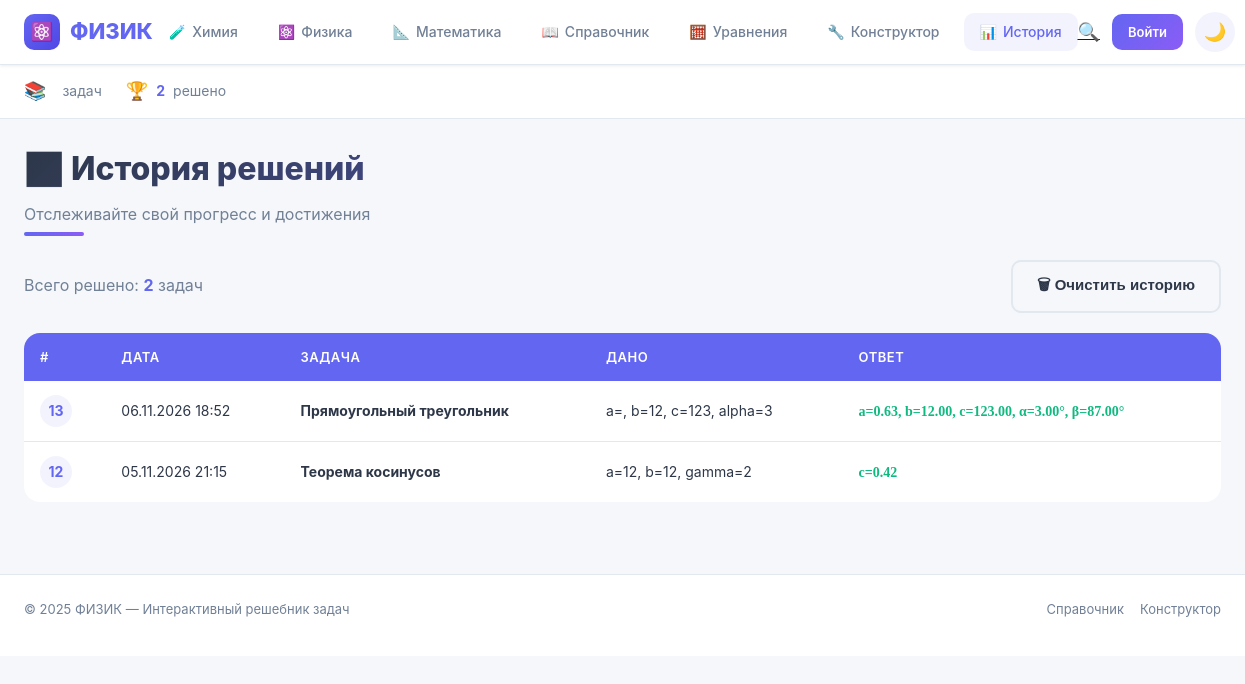
The app's page /history (signed in), older data.
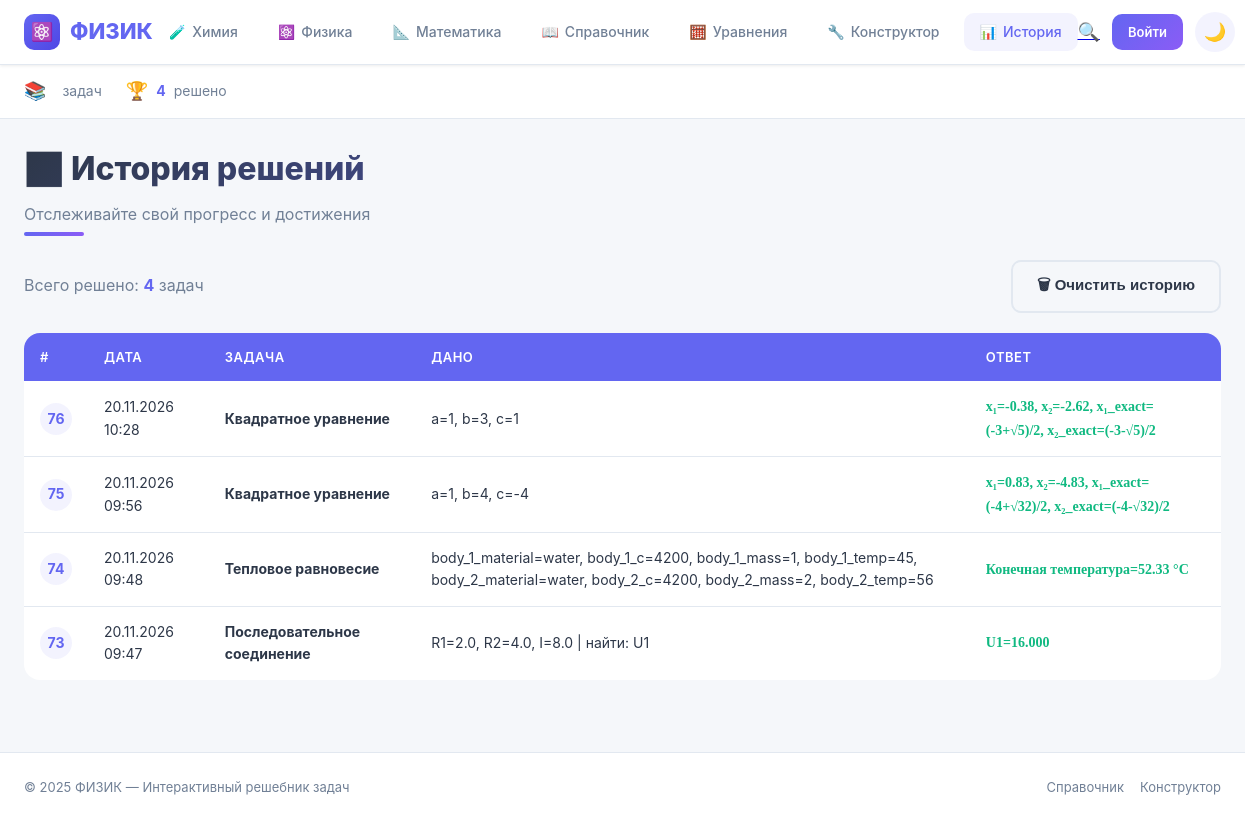
The same page, newer data.
### tables this page shows
CREATE TABLE history (
            id INTEGER PRIMARY KEY AUTOINCREMENT,
            user_id INTEGER NOT NULL,
            task_id TEXT NOT NULL,
            task_name TEXT NOT NULL,
            inputs TEXT NOT NULL,
            results TEXT NOT NULL,
            created_at TEXT NOT NULL,
            FOREIGN KEY (user_id) REFERENCES users(id)
        );

### app.py (the view)
@app.route('/history')
def history():
    user = get_current_user()
    if not user:
        flash('Войдите в аккаунт', 'warning')
        return redirect(url_for('login'))
    records = get_history(user['id'])
    return render_template('history.html', records=records)

### app.py (called while the page is built)
def get_current_user():
    if 'user_id' in session:
        return get_user_by_id(session['user_id'])
    return None

### models.py (called while the page is built)
def _get_connection():
    conn = sqlite3.connect(DB_PATH)
    conn.execute("PRAGMA foreign_keys = ON")
    return conn

def get_user_by_id(user_id):
    with _get_connection() as conn:
        conn.row_factory = sqlite3.Row
        user = conn.execute("SELECT * FROM users WHERE id = ?", (user_id,)).fetchone()
        if not user:
            return None
        return {
            'id': user['id'],
            'username': user['username'],
            'email': user['email'],
            'avatar': user['avatar'],
            'xp': user['xp'],
            'coins': user['coins'],
            'streak': user['streak'],
            'created_at': user['created_at']
        }

def get_history(user_id, limit=50):
    with _get_connection() as conn:
        conn.row_factory = sqlite3.Row
        rows = conn.execute(
            "SELECT * FROM history WHERE user_id = ? ORDER BY id DESC LIMIT ?",
            (user_id, limit)
        ).fetchall()
    return [dict(r) for r in rows]

### templates/history.html (shortened to what this page needs)
{% extends 'base.html' %}
{% block content %}
<div class="page-header">
    <h1>📊 История решений</h1>
    <p class="subtitle">Отслеживайте свой прогресс и достижения</p>
</div>
{% if records %}
<div style="display: flex; justify-content: space-between; align-items: center; margin-bottom: 20px; flex-wrap: wrap; gap: 12px;">
    <div style="font-size: 16px; color: var(--text-secondary);">
        Всего решено: <strong style="color: var(--primary);">{{ records|length }}</strong> задач
    </div>
    <form method="post" action="{{ url_for('history_clear') }}"
          onsubmit="return confirm('Удалить всю историю?');">
        <button class="btn btn-outline" type="submit">🗑 Очистить историю</button>
    </form>
</div>
<div class="history-table">
    <table>
        <thead>
            <tr>
                <th>#</th>
                <th>Дата</th>
                <th>Задача</th>
                <th>Дано</th>
                <th>Ответ</th>
            </tr>
        </thead>
        <tbody>
            {% for r in records %}
            <tr class="history-row">
                <td><span class="history-number">{{ r.id }}</span></td>
                <td>{{ r.created_at }}</td>
                <td><b>{{ r.task_name }}</b></td>
                <td>{{ r.inputs }}</td>
                <td><span class="history-result">{{ r.results }}</span></td>
            </tr>
            {% endfor %}
        </tbody>
    </table>
</div>
{% endif %}
{% endblock %}

### templates/base.html (shortened to what this page needs)
<!doctype html>
<html lang="ru">
<head>
    <link rel="stylesheet" href="{{ url_for('static', filename='style.css') }}?v=13">
</head>
<body>
<header class="topbar">
    <div class="topbar-inner">
        <a href="{{ url_for('index') }}" class="logo">
            <span class="logo-icon">⚛️</span>
            <span class="logo-text">ФИЗИК</span>
        </a>
        <nav class="topnav">
            <a href="{{ url_for('chemistry') }}" class="topnav-item {% if request.endpoint == 'chemistry' %}active{% endif %}">
                <span class="topnav-icon">🧪</span>
                <span>Химия</span>
            </a>
            <a href="{{ url_for('index') }}" class="topnav-item {% if request.endpoint == 'index' %}active{% endif %}">
                <span class="topnav-icon">⚛️</span>
                <span>Физика</span>
            </a>
            <a href="{{ url_for('math') }}" class="topnav-item {% if request.endpoint == 'math' %}active{% endif %}">
                <span class="topnav-icon">📐</span>
                <span>Математика</span>
            </a>
            <a href="{{ url_for('reference') }}" class="topnav-item {% if request.endpoint == 'reference' %}active{% endif %}">
                <span class="topnav-icon">📖</span>
                <span>Справочник</span>
            </a>
            <a href="{{ url_for('equation') }}" class="topnav-item {% if request.endpoint == 'equation' %}active{% endif %}">
                <span class="topnav-icon">🧮</span>
                <span>Уравнения</span>
            </a>
            <a href="{{ url_for('builder') }}" class="topnav-item {% if request.endpoint == 'builder' %}active{% endif %}">
                <span class="topnav-icon">🔧</span>
                <span>Конструктор</span>
            </a>
            <a href="{{ url_for('history') }}" class="topnav-item {% if request.endpoint == 'history' %}active{% endif %}">
                <span class="topnav-icon">📊</span>
                <span>История</span>
            </a>
        </nav>
        <div class="topbar-right">
            <a href="{{ url_for('search') }}" class="search-toggle" title="Поиск">
                <span style="font-size: 18px;">🔍</span>
            </a>
            {% if user %}
            <div class="user-badge">
                <div class="user-avatar">{{ user.username[0]|upper }}</div>
                <span class="user-name">{{ user.username }}</span>
                <a href="{{ url_for('profile') }}" class="topnav-item" title="Профиль">👤</a>
                <a href="{{ url_for('logout') }}" class="topnav-item" title="Выйти">🚪</a>
            </div>
            {% else %}
            <a href="{{ url_for('login') }}" class="btn" style="padding: 8px 16px; font-size: 13px;">Войти</a>
            {% endif %}
            <button id="theme-toggle" class="theme-btn" title="Сменить тему">🌙</button>
        </div>
    </div>
</header>
<div class="stats-bar">
    <div class="stats-inner">
        <div class="stat-item">
            <span class="stat-icon">📚</span>
            <span class="stat-label">задач</span>
        </div>
        {% if user %}
        <div class="stat-item">
            <span class="stat-icon">⭐</span>
            <span class="stat-value">{{ user.xp or 0 }}</span>
            <span class="stat-label">опыт</span>
        </div>
        <div class="stat-item">
            <span class="stat-icon">🪙</span>
            <span class="stat-value">{{ user.coins or 0 }}</span>
            <span class="stat-label">монеты</span>
        </div>
        <div class="stat-item">
            <span class="stat-icon">🔥</span>
            <span class="stat-value">{{ user.streak or 0 }}</span>
            <span class="stat-label">серия</span>
        </div>
        {% else %}
        <div class="stat-item">
            <span class="stat-icon">🏆</span>
            <span class="stat-value">{{ records|length if records else 0 }}</span>
            <span class="stat-label">решено</span>
        </div>
        {% endif %}
    </div>
</div>
<main>
    {% block content %}{% endblock %}
</main>
<footer class="site-footer">
    <div style="max-width: 1280px; margin: 0 auto;">
        <div style="display: flex; justify-content: space-between; align-items: center; margin-bottom: 12px;">
            <span>© 2025 ФИЗИК — Интерактивный решебник задач</span>
            <div style="display: flex; gap: 16px;">
                <a href="{{ url_for('reference') }}" style="color: var(--text-secondary); text-decoration: none; font-size: 13px;">Справочник</a>
                <a href="{{ url_for('builder') }}" style="color: var(--text-secondary); text-decoration: none; font-size: 13px;">Конструктор</a>
            </div>
        </div>
    </div>
</footer>
</body>
</html>

### templates/history.html (style rules this page uses)
.history-row { transition: all 0.2s ease; }
.history-number { display: inline-flex; align-items: center; justify-content: center; width: 32px; height: 32px; background: var(--primary-light); color: var(--primary); border-radius: 50%; font-weight: 700; font-size: 14px; }
.history-result { font-family: 'Times New Roman', serif; font-weight: 600; color: var(--success); }

Row changes from the older to the newer data that the page shows:
removed history: id "13", created_at "06.11.2026 18:52", task_name "Прямоугольный треугольник", inputs "a=, b=12, c=123, alpha=3", results "a=0.63, b=12.00, c=123.00, α=3.00°, β=87.00°"
removed history: id "12", created_at "05.11.2026 21:15", task_name "Теорема косинусов", inputs "a=12, b=12, gamma=2", results "c=0.42"
added history: id "76", created_at "20.11.2026 10:28", task_name "Квадратное уравнение", inputs "a=1, b=3, c=1", results "x₁=-0.38, x₂=-2.62, x₁_exact=(-3+√5)/2, x₂_exact=(-3-√5)/2"
added history: id "75", created_at "20.11.2026 09:56", task_name "Квадратное уравнение", inputs "a=1, b=4, c=-4", results "x₁=0.83, x₂=-4.83, x₁_exact=(-4+√32)/2, x₂_exact=(-4-√32)/2"
added history: id "74", created_at "20.11.2026 09:48", task_name "Тепловое равновесие", inputs "body_1_material=water, body_1_c=4200, body_1_mass=1, body_1_temp=45, body_2_material=water, body_2_c=4200, body_2_mass=2, body_2_temp=56", results "Конечная температура=52.33 °C"
added history: id "73", created_at "20.11.2026 09:47", task_name "Последовательное соединение", inputs "R1=2.0, R2=4.0, I=8.0 | найти: U1", results "U1=16.000"
Text that changed along with them:
{{ records|length if records else 0 }}: "2" → "4"
{{ records|length }}: "2" → "4"
